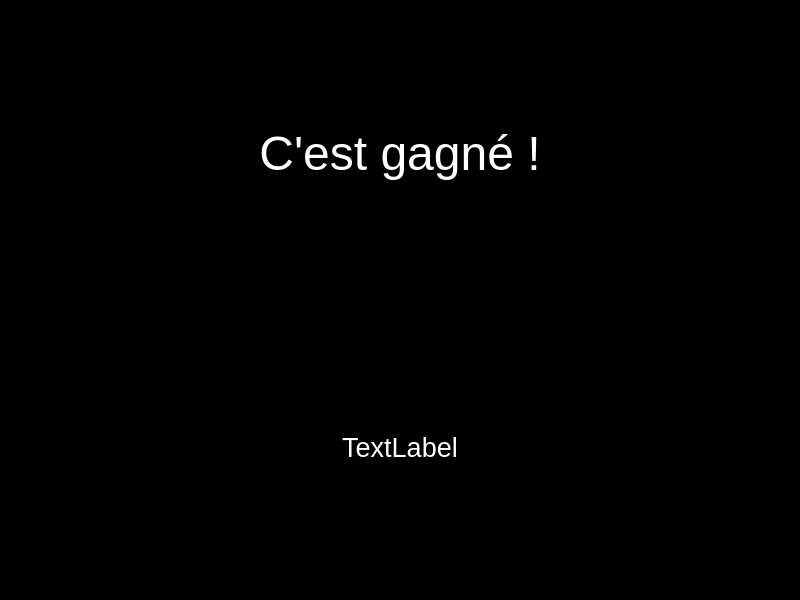
<?xml version="1.0" encoding="UTF-8"?>
<ui version="4.0">
 <class>MainWindow</class>
 <widget class="QMainWindow" name="MainWindow">
  <property name="geometry">
   <rect>
    <x>0</x>
    <y>0</y>
    <width>800</width>
    <height>600</height>
   </rect>
  </property>
  <property name="windowTitle">
   <string>MainWindow</string>
  </property>
  <property name="styleSheet">
   <string notr="true">background-color: black</string>
  </property>
  <widget class="QWidget" name="centralwidget">
   <layout class="QGridLayout" name="gridLayout">
    <item row="0" column="0">
     <layout class="QVBoxLayout" name="verticalLayout">
      <item>
       <widget class="QLabel" name="label">
        <property name="font">
         <font>
          <pointsize>36</pointsize>
         </font>
        </property>
        <property name="styleSheet">
         <string notr="true">color: white</string>
        </property>
        <property name="text">
         <string>C'est gagné !</string>
        </property>
        <property name="alignment">
         <set>Qt::AlignCenter</set>
        </property>
       </widget>
      </item>
      <item>
       <widget class="QLabel" name="label_2">
        <property name="font">
         <font>
          <pointsize>20</pointsize>
         </font>
        </property>
        <property name="styleSheet">
         <string notr="true">color: white</string>
        </property>
        <property name="text">
         <string>TextLabel</string>
        </property>
        <property name="alignment">
         <set>Qt::AlignCenter</set>
        </property>
       </widget>
      </item>
     </layout>
    </item>
   </layout>
  </widget>
 </widget>
 <resources/>
 <connections/>
</ui>
